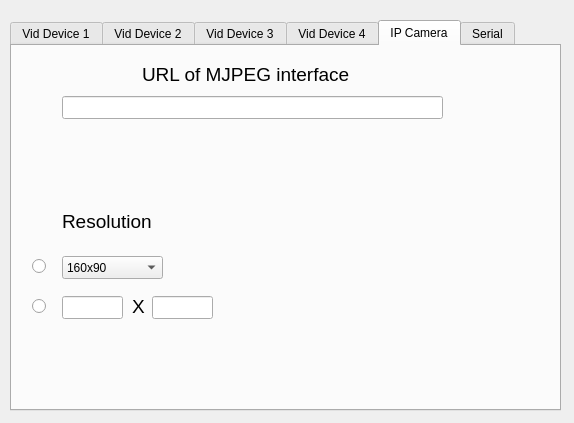
<?xml version="1.0" encoding="UTF-8"?>
<ui version="4.0">
 <class>configwindow</class>
 <widget class="QDialog" name="configwindow">
  <property name="geometry">
   <rect>
    <x>0</x>
    <y>0</y>
    <width>574</width>
    <height>423</height>
   </rect>
  </property>
  <property name="windowTitle">
   <string>Dialog</string>
  </property>
  <widget class="QTabWidget" name="tabWidget">
   <property name="geometry">
    <rect>
     <x>10</x>
     <y>20</y>
     <width>551</width>
     <height>391</height>
    </rect>
   </property>
   <property name="currentIndex">
    <number>4</number>
   </property>
   <widget class="QWidget" name="tab1">
    <attribute name="title">
     <string>Vid Device 1</string>
    </attribute>
    <widget class="QRadioButton" name="radioButton">
     <property name="geometry">
      <rect>
       <x>20</x>
       <y>210</y>
       <width>16</width>
       <height>21</height>
      </rect>
     </property>
     <property name="text">
      <string/>
     </property>
    </widget>
    <widget class="QRadioButton" name="radioButton_2">
     <property name="geometry">
      <rect>
       <x>20</x>
       <y>250</y>
       <width>16</width>
       <height>21</height>
      </rect>
     </property>
     <property name="text">
      <string/>
     </property>
    </widget>
    <widget class="QComboBox" name="vResolution1">
     <property name="geometry">
      <rect>
       <x>50</x>
       <y>210</y>
       <width>101</width>
       <height>23</height>
      </rect>
     </property>
     <item>
      <property name="text">
       <string>160x90</string>
      </property>
     </item>
     <item>
      <property name="text">
       <string>160x120</string>
      </property>
     </item>
     <item>
      <property name="text">
       <string>176x144</string>
      </property>
     </item>
     <item>
      <property name="text">
       <string>320x180</string>
      </property>
     </item>
     <item>
      <property name="text">
       <string>320x240</string>
      </property>
     </item>
     <item>
      <property name="text">
       <string>352x288</string>
      </property>
     </item>
     <item>
      <property name="text">
       <string>432x240</string>
      </property>
     </item>
     <item>
      <property name="text">
       <string>640x360</string>
      </property>
     </item>
     <item>
      <property name="text">
       <string>640x480</string>
      </property>
     </item>
     <item>
      <property name="text">
       <string>800x448</string>
      </property>
     </item>
     <item>
      <property name="text">
       <string>800x600</string>
      </property>
     </item>
     <item>
      <property name="text">
       <string>864x480</string>
      </property>
     </item>
     <item>
      <property name="text">
       <string>960x720</string>
      </property>
     </item>
     <item>
      <property name="text">
       <string>1024x576</string>
      </property>
     </item>
     <item>
      <property name="text">
       <string>1280x720</string>
      </property>
     </item>
     <item>
      <property name="text">
       <string>1600x896</string>
      </property>
     </item>
     <item>
      <property name="text">
       <string>1920x1080</string>
      </property>
     </item>
     <item>
      <property name="text">
       <string>2304x1296</string>
      </property>
     </item>
     <item>
      <property name="text">
       <string>2304x1536</string>
      </property>
     </item>
    </widget>
    <widget class="QLabel" name="label_2">
     <property name="geometry">
      <rect>
       <x>50</x>
       <y>160</y>
       <width>111</width>
       <height>31</height>
      </rect>
     </property>
     <property name="font">
      <font>
       <pointsize>14</pointsize>
      </font>
     </property>
     <property name="text">
      <string>Resolution</string>
     </property>
    </widget>
    <widget class="QComboBox" name="vDevice1">
     <property name="geometry">
      <rect>
       <x>50</x>
       <y>50</y>
       <width>101</width>
       <height>23</height>
      </rect>
     </property>
     <item>
      <property name="text">
       <string/>
      </property>
     </item>
     <item>
      <property name="text">
       <string>/dev/video0</string>
      </property>
     </item>
     <item>
      <property name="text">
       <string>/dev/video1</string>
      </property>
     </item>
     <item>
      <property name="text">
       <string>/dev/video2</string>
      </property>
     </item>
     <item>
      <property name="text">
       <string>/dev/video3</string>
      </property>
     </item>
    </widget>
    <widget class="QLabel" name="label_3">
     <property name="geometry">
      <rect>
       <x>40</x>
       <y>20</y>
       <width>131</width>
       <height>16</height>
      </rect>
     </property>
     <property name="font">
      <font>
       <pointsize>14</pointsize>
      </font>
     </property>
     <property name="text">
      <string>Video Device</string>
     </property>
    </widget>
    <widget class="QLineEdit" name="vXAxis1">
     <property name="geometry">
      <rect>
       <x>50</x>
       <y>250</y>
       <width>61</width>
       <height>23</height>
      </rect>
     </property>
    </widget>
    <widget class="QLineEdit" name="vYAxis1">
     <property name="geometry">
      <rect>
       <x>140</x>
       <y>250</y>
       <width>61</width>
       <height>23</height>
      </rect>
     </property>
    </widget>
    <widget class="QLabel" name="label_11">
     <property name="geometry">
      <rect>
       <x>120</x>
       <y>250</y>
       <width>21</width>
       <height>21</height>
      </rect>
     </property>
     <property name="font">
      <font>
       <pointsize>14</pointsize>
      </font>
     </property>
     <property name="text">
      <string>X</string>
     </property>
    </widget>
    <widget class="QLabel" name="vStatus1">
     <property name="geometry">
      <rect>
       <x>50</x>
       <y>90</y>
       <width>221</width>
       <height>16</height>
      </rect>
     </property>
     <property name="text">
      <string>Video Status</string>
     </property>
    </widget>
   </widget>
   <widget class="QWidget" name="tab2">
    <attribute name="title">
     <string>Vid Device 2</string>
    </attribute>
    <widget class="QLabel" name="label_5">
     <property name="geometry">
      <rect>
       <x>40</x>
       <y>20</y>
       <width>131</width>
       <height>16</height>
      </rect>
     </property>
     <property name="font">
      <font>
       <pointsize>14</pointsize>
      </font>
     </property>
     <property name="text">
      <string>Video Device</string>
     </property>
    </widget>
    <widget class="QComboBox" name="vDevice2">
     <property name="geometry">
      <rect>
       <x>50</x>
       <y>50</y>
       <width>101</width>
       <height>23</height>
      </rect>
     </property>
     <item>
      <property name="text">
       <string/>
      </property>
     </item>
     <item>
      <property name="text">
       <string>/dev/video0</string>
      </property>
     </item>
     <item>
      <property name="text">
       <string>/dev/video1</string>
      </property>
     </item>
     <item>
      <property name="text">
       <string>/dev/video2</string>
      </property>
     </item>
     <item>
      <property name="text">
       <string>/dev/video3</string>
      </property>
     </item>
    </widget>
    <widget class="QLabel" name="label_6">
     <property name="geometry">
      <rect>
       <x>50</x>
       <y>160</y>
       <width>111</width>
       <height>31</height>
      </rect>
     </property>
     <property name="font">
      <font>
       <pointsize>14</pointsize>
      </font>
     </property>
     <property name="text">
      <string>Resolution</string>
     </property>
    </widget>
    <widget class="QRadioButton" name="radioButton_3">
     <property name="geometry">
      <rect>
       <x>20</x>
       <y>210</y>
       <width>16</width>
       <height>21</height>
      </rect>
     </property>
     <property name="text">
      <string/>
     </property>
    </widget>
    <widget class="QRadioButton" name="radioButton_4">
     <property name="geometry">
      <rect>
       <x>20</x>
       <y>250</y>
       <width>16</width>
       <height>21</height>
      </rect>
     </property>
     <property name="text">
      <string/>
     </property>
    </widget>
    <widget class="QComboBox" name="vResolution2">
     <property name="geometry">
      <rect>
       <x>50</x>
       <y>210</y>
       <width>101</width>
       <height>23</height>
      </rect>
     </property>
     <item>
      <property name="text">
       <string>160x90</string>
      </property>
     </item>
     <item>
      <property name="text">
       <string>160x120</string>
      </property>
     </item>
     <item>
      <property name="text">
       <string>176x144</string>
      </property>
     </item>
     <item>
      <property name="text">
       <string>320x180</string>
      </property>
     </item>
     <item>
      <property name="text">
       <string>320x240</string>
      </property>
     </item>
     <item>
      <property name="text">
       <string>352x288</string>
      </property>
     </item>
     <item>
      <property name="text">
       <string>432x240</string>
      </property>
     </item>
     <item>
      <property name="text">
       <string>640x360</string>
      </property>
     </item>
     <item>
      <property name="text">
       <string>640x480</string>
      </property>
     </item>
     <item>
      <property name="text">
       <string>800x448</string>
      </property>
     </item>
     <item>
      <property name="text">
       <string>800x600</string>
      </property>
     </item>
     <item>
      <property name="text">
       <string>864x480</string>
      </property>
     </item>
     <item>
      <property name="text">
       <string>960x720</string>
      </property>
     </item>
     <item>
      <property name="text">
       <string>1024x576</string>
      </property>
     </item>
     <item>
      <property name="text">
       <string>1280x720</string>
      </property>
     </item>
     <item>
      <property name="text">
       <string>1600x896</string>
      </property>
     </item>
     <item>
      <property name="text">
       <string>1920x1080</string>
      </property>
     </item>
     <item>
      <property name="text">
       <string>2304x1296</string>
      </property>
     </item>
     <item>
      <property name="text">
       <string>2304x1536</string>
      </property>
     </item>
    </widget>
    <widget class="QLabel" name="label_7">
     <property name="geometry">
      <rect>
       <x>120</x>
       <y>250</y>
       <width>21</width>
       <height>21</height>
      </rect>
     </property>
     <property name="font">
      <font>
       <pointsize>14</pointsize>
      </font>
     </property>
     <property name="text">
      <string>X</string>
     </property>
    </widget>
    <widget class="QLineEdit" name="vXAxis2">
     <property name="geometry">
      <rect>
       <x>50</x>
       <y>250</y>
       <width>61</width>
       <height>23</height>
      </rect>
     </property>
    </widget>
    <widget class="QLineEdit" name="vYAxis2">
     <property name="geometry">
      <rect>
       <x>140</x>
       <y>250</y>
       <width>61</width>
       <height>23</height>
      </rect>
     </property>
    </widget>
    <widget class="QLabel" name="vStatus2">
     <property name="geometry">
      <rect>
       <x>50</x>
       <y>90</y>
       <width>221</width>
       <height>16</height>
      </rect>
     </property>
     <property name="text">
      <string>Video Status</string>
     </property>
    </widget>
   </widget>
   <widget class="QWidget" name="tab3">
    <attribute name="title">
     <string>Vid Device 3</string>
    </attribute>
    <widget class="QLabel" name="label_8">
     <property name="geometry">
      <rect>
       <x>40</x>
       <y>20</y>
       <width>131</width>
       <height>16</height>
      </rect>
     </property>
     <property name="font">
      <font>
       <pointsize>14</pointsize>
      </font>
     </property>
     <property name="text">
      <string>Video Device</string>
     </property>
    </widget>
    <widget class="QComboBox" name="vDevice3">
     <property name="geometry">
      <rect>
       <x>50</x>
       <y>50</y>
       <width>101</width>
       <height>23</height>
      </rect>
     </property>
     <item>
      <property name="text">
       <string/>
      </property>
     </item>
     <item>
      <property name="text">
       <string>/dev/video0</string>
      </property>
     </item>
     <item>
      <property name="text">
       <string>/dev/video1</string>
      </property>
     </item>
     <item>
      <property name="text">
       <string>/dev/video2</string>
      </property>
     </item>
     <item>
      <property name="text">
       <string>/dev/video3</string>
      </property>
     </item>
    </widget>
    <widget class="QLabel" name="label_9">
     <property name="geometry">
      <rect>
       <x>50</x>
       <y>160</y>
       <width>111</width>
       <height>31</height>
      </rect>
     </property>
     <property name="font">
      <font>
       <pointsize>14</pointsize>
      </font>
     </property>
     <property name="text">
      <string>Resolution</string>
     </property>
    </widget>
    <widget class="QRadioButton" name="radioButton_5">
     <property name="geometry">
      <rect>
       <x>20</x>
       <y>210</y>
       <width>16</width>
       <height>21</height>
      </rect>
     </property>
     <property name="text">
      <string/>
     </property>
    </widget>
    <widget class="QRadioButton" name="radioButton_6">
     <property name="geometry">
      <rect>
       <x>20</x>
       <y>250</y>
       <width>16</width>
       <height>21</height>
      </rect>
     </property>
     <property name="text">
      <string/>
     </property>
    </widget>
    <widget class="QComboBox" name="vResolution3">
     <property name="geometry">
      <rect>
       <x>50</x>
       <y>210</y>
       <width>101</width>
       <height>23</height>
      </rect>
     </property>
     <item>
      <property name="text">
       <string>160x90</string>
      </property>
     </item>
     <item>
      <property name="text">
       <string>160x120</string>
      </property>
     </item>
     <item>
      <property name="text">
       <string>176x144</string>
      </property>
     </item>
     <item>
      <property name="text">
       <string>320x180</string>
      </property>
     </item>
     <item>
      <property name="text">
       <string>320x240</string>
      </property>
     </item>
     <item>
      <property name="text">
       <string>352x288</string>
      </property>
     </item>
     <item>
      <property name="text">
       <string>432x240</string>
      </property>
     </item>
     <item>
      <property name="text">
       <string>640x360</string>
      </property>
     </item>
     <item>
      <property name="text">
       <string>640x480</string>
      </property>
     </item>
     <item>
      <property name="text">
       <string>800x448</string>
      </property>
     </item>
     <item>
      <property name="text">
       <string>800x600</string>
      </property>
     </item>
     <item>
      <property name="text">
       <string>864x480</string>
      </property>
     </item>
     <item>
      <property name="text">
       <string>960x720</string>
      </property>
     </item>
     <item>
      <property name="text">
       <string>1024x576</string>
      </property>
     </item>
     <item>
      <property name="text">
       <string>1280x720</string>
      </property>
     </item>
     <item>
      <property name="text">
       <string>1600x896</string>
      </property>
     </item>
     <item>
      <property name="text">
       <string>1920x1080</string>
      </property>
     </item>
     <item>
      <property name="text">
       <string>2304x1296</string>
      </property>
     </item>
     <item>
      <property name="text">
       <string>2304x1536</string>
      </property>
     </item>
    </widget>
    <widget class="QLineEdit" name="vXAxis3">
     <property name="geometry">
      <rect>
       <x>50</x>
       <y>250</y>
       <width>61</width>
       <height>23</height>
      </rect>
     </property>
    </widget>
    <widget class="QLineEdit" name="vYAxis3">
     <property name="geometry">
      <rect>
       <x>140</x>
       <y>250</y>
       <width>61</width>
       <height>23</height>
      </rect>
     </property>
    </widget>
    <widget class="QLabel" name="label_12">
     <property name="geometry">
      <rect>
       <x>120</x>
       <y>250</y>
       <width>21</width>
       <height>21</height>
      </rect>
     </property>
     <property name="font">
      <font>
       <pointsize>14</pointsize>
      </font>
     </property>
     <property name="text">
      <string>X</string>
     </property>
    </widget>
    <widget class="QLabel" name="vStatus3">
     <property name="geometry">
      <rect>
       <x>50</x>
       <y>90</y>
       <width>221</width>
       <height>16</height>
      </rect>
     </property>
     <property name="text">
      <string>Video Status</string>
     </property>
    </widget>
   </widget>
   <widget class="QWidget" name="tab4">
    <attribute name="title">
     <string>Vid Device 4</string>
    </attribute>
    <widget class="QLabel" name="label_20">
     <property name="geometry">
      <rect>
       <x>40</x>
       <y>20</y>
       <width>131</width>
       <height>16</height>
      </rect>
     </property>
     <property name="font">
      <font>
       <pointsize>14</pointsize>
      </font>
     </property>
     <property name="text">
      <string>Video Device</string>
     </property>
    </widget>
    <widget class="QComboBox" name="vDevice4">
     <property name="geometry">
      <rect>
       <x>50</x>
       <y>50</y>
       <width>101</width>
       <height>23</height>
      </rect>
     </property>
     <item>
      <property name="text">
       <string/>
      </property>
     </item>
     <item>
      <property name="text">
       <string>/dev/video0</string>
      </property>
     </item>
     <item>
      <property name="text">
       <string>/dev/video1</string>
      </property>
     </item>
     <item>
      <property name="text">
       <string>/dev/video2</string>
      </property>
     </item>
     <item>
      <property name="text">
       <string>/dev/video3</string>
      </property>
     </item>
    </widget>
    <widget class="QLabel" name="label_21">
     <property name="geometry">
      <rect>
       <x>50</x>
       <y>160</y>
       <width>111</width>
       <height>31</height>
      </rect>
     </property>
     <property name="font">
      <font>
       <pointsize>14</pointsize>
      </font>
     </property>
     <property name="text">
      <string>Resolution</string>
     </property>
    </widget>
    <widget class="QRadioButton" name="radioButton_13">
     <property name="geometry">
      <rect>
       <x>20</x>
       <y>210</y>
       <width>16</width>
       <height>21</height>
      </rect>
     </property>
     <property name="text">
      <string/>
     </property>
    </widget>
    <widget class="QRadioButton" name="radioButton_14">
     <property name="geometry">
      <rect>
       <x>20</x>
       <y>250</y>
       <width>16</width>
       <height>21</height>
      </rect>
     </property>
     <property name="text">
      <string/>
     </property>
    </widget>
    <widget class="QComboBox" name="vResolution4">
     <property name="geometry">
      <rect>
       <x>50</x>
       <y>210</y>
       <width>101</width>
       <height>23</height>
      </rect>
     </property>
     <item>
      <property name="text">
       <string>160x90</string>
      </property>
     </item>
     <item>
      <property name="text">
       <string>160x120</string>
      </property>
     </item>
     <item>
      <property name="text">
       <string>176x144</string>
      </property>
     </item>
     <item>
      <property name="text">
       <string>320x180</string>
      </property>
     </item>
     <item>
      <property name="text">
       <string>320x240</string>
      </property>
     </item>
     <item>
      <property name="text">
       <string>352x288</string>
      </property>
     </item>
     <item>
      <property name="text">
       <string>432x240</string>
      </property>
     </item>
     <item>
      <property name="text">
       <string>640x360</string>
      </property>
     </item>
     <item>
      <property name="text">
       <string>640x480</string>
      </property>
     </item>
     <item>
      <property name="text">
       <string>800x448</string>
      </property>
     </item>
     <item>
      <property name="text">
       <string>800x600</string>
      </property>
     </item>
     <item>
      <property name="text">
       <string>864x480</string>
      </property>
     </item>
     <item>
      <property name="text">
       <string>960x720</string>
      </property>
     </item>
     <item>
      <property name="text">
       <string>1024x576</string>
      </property>
     </item>
     <item>
      <property name="text">
       <string>1280x720</string>
      </property>
     </item>
     <item>
      <property name="text">
       <string>1600x896</string>
      </property>
     </item>
     <item>
      <property name="text">
       <string>1920x1080</string>
      </property>
     </item>
     <item>
      <property name="text">
       <string>2304x1296</string>
      </property>
     </item>
     <item>
      <property name="text">
       <string>2304x1536</string>
      </property>
     </item>
    </widget>
    <widget class="QLineEdit" name="vXAxis4">
     <property name="geometry">
      <rect>
       <x>50</x>
       <y>250</y>
       <width>61</width>
       <height>23</height>
      </rect>
     </property>
    </widget>
    <widget class="QLineEdit" name="vYAxis4">
     <property name="geometry">
      <rect>
       <x>140</x>
       <y>250</y>
       <width>61</width>
       <height>23</height>
      </rect>
     </property>
    </widget>
    <widget class="QLabel" name="label_13">
     <property name="geometry">
      <rect>
       <x>120</x>
       <y>250</y>
       <width>21</width>
       <height>21</height>
      </rect>
     </property>
     <property name="font">
      <font>
       <pointsize>14</pointsize>
      </font>
     </property>
     <property name="text">
      <string>X</string>
     </property>
    </widget>
    <widget class="QLabel" name="vStatus4">
     <property name="geometry">
      <rect>
       <x>50</x>
       <y>90</y>
       <width>221</width>
       <height>16</height>
      </rect>
     </property>
     <property name="text">
      <string>Video Status</string>
     </property>
    </widget>
   </widget>
   <widget class="QWidget" name="tab">
    <attribute name="title">
     <string>IP Camera</string>
    </attribute>
    <widget class="QLabel" name="label_22">
     <property name="geometry">
      <rect>
       <x>50</x>
       <y>160</y>
       <width>111</width>
       <height>31</height>
      </rect>
     </property>
     <property name="font">
      <font>
       <pointsize>14</pointsize>
      </font>
     </property>
     <property name="text">
      <string>Resolution</string>
     </property>
    </widget>
    <widget class="QRadioButton" name="radioButton_15">
     <property name="geometry">
      <rect>
       <x>20</x>
       <y>210</y>
       <width>16</width>
       <height>21</height>
      </rect>
     </property>
     <property name="text">
      <string/>
     </property>
    </widget>
    <widget class="QRadioButton" name="radioButton_16">
     <property name="geometry">
      <rect>
       <x>20</x>
       <y>250</y>
       <width>16</width>
       <height>21</height>
      </rect>
     </property>
     <property name="text">
      <string/>
     </property>
    </widget>
    <widget class="QComboBox" name="vResolution5">
     <property name="geometry">
      <rect>
       <x>50</x>
       <y>210</y>
       <width>101</width>
       <height>23</height>
      </rect>
     </property>
     <item>
      <property name="text">
       <string>160x90</string>
      </property>
     </item>
     <item>
      <property name="text">
       <string>160x120</string>
      </property>
     </item>
     <item>
      <property name="text">
       <string>176x144</string>
      </property>
     </item>
     <item>
      <property name="text">
       <string>320x180</string>
      </property>
     </item>
     <item>
      <property name="text">
       <string>320x240</string>
      </property>
     </item>
     <item>
      <property name="text">
       <string>352x288</string>
      </property>
     </item>
     <item>
      <property name="text">
       <string>432x240</string>
      </property>
     </item>
     <item>
      <property name="text">
       <string>640x360</string>
      </property>
     </item>
     <item>
      <property name="text">
       <string>640x480</string>
      </property>
     </item>
     <item>
      <property name="text">
       <string>800x448</string>
      </property>
     </item>
     <item>
      <property name="text">
       <string>800x600</string>
      </property>
     </item>
     <item>
      <property name="text">
       <string>864x480</string>
      </property>
     </item>
     <item>
      <property name="text">
       <string>960x720</string>
      </property>
     </item>
     <item>
      <property name="text">
       <string>1024x576</string>
      </property>
     </item>
     <item>
      <property name="text">
       <string>1280x720</string>
      </property>
     </item>
     <item>
      <property name="text">
       <string>1600x896</string>
      </property>
     </item>
     <item>
      <property name="text">
       <string>1920x1080</string>
      </property>
     </item>
     <item>
      <property name="text">
       <string>2304x1296</string>
      </property>
     </item>
     <item>
      <property name="text">
       <string>2304x1536</string>
      </property>
     </item>
    </widget>
    <widget class="QLineEdit" name="vXAxis5">
     <property name="geometry">
      <rect>
       <x>50</x>
       <y>250</y>
       <width>61</width>
       <height>23</height>
      </rect>
     </property>
    </widget>
    <widget class="QLineEdit" name="vYAxis5">
     <property name="geometry">
      <rect>
       <x>140</x>
       <y>250</y>
       <width>61</width>
       <height>23</height>
      </rect>
     </property>
    </widget>
    <widget class="QLabel" name="label_14">
     <property name="geometry">
      <rect>
       <x>120</x>
       <y>250</y>
       <width>21</width>
       <height>21</height>
      </rect>
     </property>
     <property name="font">
      <font>
       <pointsize>14</pointsize>
      </font>
     </property>
     <property name="text">
      <string>X</string>
     </property>
    </widget>
    <widget class="QLineEdit" name="vURL">
     <property name="geometry">
      <rect>
       <x>50</x>
       <y>50</y>
       <width>381</width>
       <height>23</height>
      </rect>
     </property>
    </widget>
    <widget class="QLabel" name="label">
     <property name="geometry">
      <rect>
       <x>130</x>
       <y>20</y>
       <width>221</width>
       <height>16</height>
      </rect>
     </property>
     <property name="font">
      <font>
       <pointsize>14</pointsize>
      </font>
     </property>
     <property name="text">
      <string>URL of MJPEG interface</string>
     </property>
    </widget>
   </widget>
   <widget class="QWidget" name="tab5">
    <attribute name="title">
     <string>Serial</string>
    </attribute>
    <widget class="QLabel" name="label_4">
     <property name="geometry">
      <rect>
       <x>40</x>
       <y>20</y>
       <width>131</width>
       <height>16</height>
      </rect>
     </property>
     <property name="font">
      <font>
       <pointsize>14</pointsize>
      </font>
     </property>
     <property name="text">
      <string>Serial Device</string>
     </property>
    </widget>
    <widget class="QComboBox" name="comboBox_3">
     <property name="geometry">
      <rect>
       <x>40</x>
       <y>50</y>
       <width>121</width>
       <height>23</height>
      </rect>
     </property>
     <item>
      <property name="text">
       <string>/dev/ttyUSB0</string>
      </property>
     </item>
     <item>
      <property name="text">
       <string>/dev/ttyUSB1</string>
      </property>
     </item>
     <item>
      <property name="text">
       <string>/dev/ttyUSB2</string>
      </property>
     </item>
     <item>
      <property name="text">
       <string>/dev/ttyUSB3</string>
      </property>
     </item>
    </widget>
   </widget>
  </widget>
 </widget>
 <resources/>
 <connections/>
</ui>
